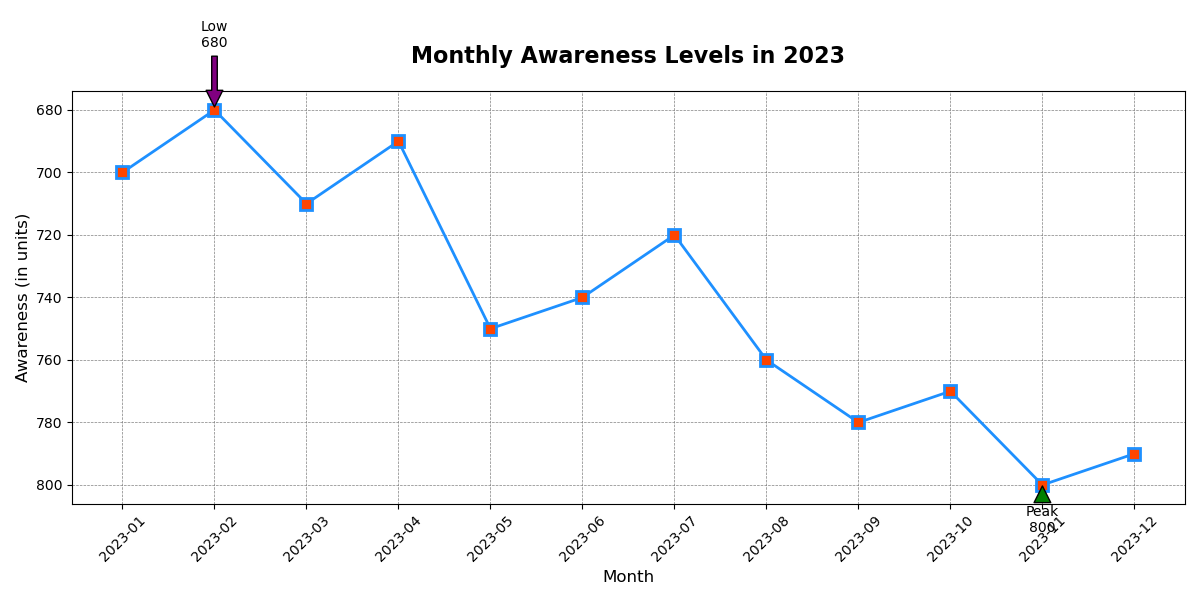

Write the Python code that produced this figure.

import matplotlib.pyplot as plt

data = [
    {'Month': '2023-01', 'Awareness': 700},
    {'Month': '2023-02', 'Awareness': 680},
    {'Month': '2023-03', 'Awareness': 710},
    {'Month': '2023-04', 'Awareness': 690},
    {'Month': '2023-05', 'Awareness': 750},
    {'Month': '2023-06', 'Awareness': 740},
    {'Month': '2023-07', 'Awareness': 720},
    {'Month': '2023-08', 'Awareness': 760},
    {'Month': '2023-09', 'Awareness': 780},
    {'Month': '2023-10', 'Awareness': 770},
    {'Month': '2023-11', 'Awareness': 800},
    {'Month': '2023-12', 'Awareness': 790}
]

months = [entry['Month'] for entry in data]
awareness = [entry['Awareness'] for entry in data]

plt.figure(figsize=(12, 6))
line, = plt.plot(months, awareness, color='#1E90FF', linestyle='-', linewidth=2, marker='s', markerfacecolor='#FF4500', markeredgewidth=2, markersize=8)

max_awareness = max(awareness)
max_month = months[awareness.index(max_awareness)]
plt.annotate(f'Peak\n{max_awareness}', xy=(max_month, max_awareness), xytext=(max_month, max_awareness + 15),
             arrowprops=dict(facecolor='green', shrink=0.05),
             horizontalalignment='center')

min_awareness = min(awareness)
min_month = months[awareness.index(min_awareness)]
plt.annotate(f'Low\n{min_awareness}', xy=(min_month, min_awareness), xytext=(min_month, min_awareness - 20),
             arrowprops=dict(facecolor='purple', shrink=0.05),
             horizontalalignment='center')

plt.gca().invert_yaxis()
plt.title('Monthly Awareness Levels in 2023', fontsize=16, fontweight='bold', pad=20)
plt.xlabel('Month', fontsize=12)
plt.ylabel('Awareness (in units)', fontsize=12)
plt.grid(True, which='major', linestyle='--', linewidth=0.5, color='grey')
plt.xticks(rotation=45)
plt.tight_layout()

plt.show()
